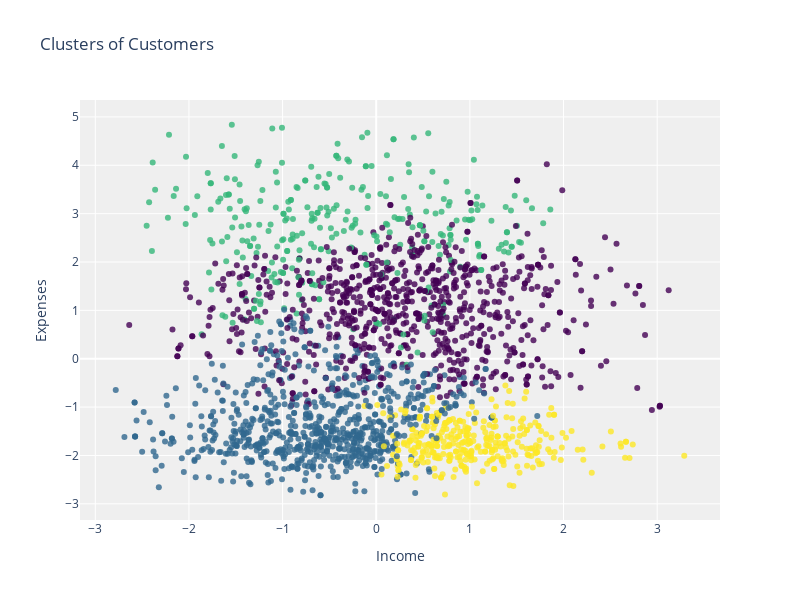

Here is the notebook cell this chart was saved with:
### Code cell
import plotly.graph_objects as go
import plotly.express as px

# Sample data for demonstration
# Replace PCA_ds["Income"], PCA_ds["Expenses"], and PCA_ds["Clusters"] with your actual data
income = PCA_ds["Income"]
expenses = PCA_ds["Expenses"]
clusters = PCA_ds["Clusters"]

# Create a 2D scatter plot using Plotly
fig = go.Figure(data=go.Scatter(
    x=income,
    y=expenses,
    mode='markers',
    marker=dict(
        size=6,
        color=clusters,  # Coloring by cluster
        colorscale='Viridis',  # Adjust colors as needed
        opacity=0.8
    )
))

# Update layout to match the style of your image
fig.update_layout(
    title='Clusters of Customers',
    xaxis_title='Income',
    yaxis_title='Expenses',
    width=800,
    height=600,
    plot_bgcolor='rgba(235, 235, 235, 0.8)',  # Light background color
)

# Show the figure
fig.show()

### Figure 1 — Plotly figure (JSON) as saved in the notebook; plotly's stock layout.template omitted (floating-point values rounded to 4 significant figures; data arrays with more than 128 entries replaced by an {"elided": "..."} marker saying what was removed)
{"data": [{"marker": {"color": {"elided": "2201 int values"}, "colorscale": [[0, "#440154"], [0.1111, "#482878"], [0.2222, "#3e4989"], [0.3333, "#31688e"], [0.4444, "#26828e"], [0.5556, "#1f9e89"], [0.6667, "#35b779"], [0.7778, "#6ece58"], [0.8889, "#b5de2b"], [1, "#fde725"]], "opacity": 0.8, "size": 6}, "mode": "markers", "type": "scatter", "x": {"elided": "2201 float values"}, "y": {"elided": "2201 float values"}}], "layout": {"height": 600, "plot_bgcolor": "rgba(235, 235, 235, 0.8)", "title": {"text": "Clusters of Customers"}, "width": 800, "xaxis": {"title": {"text": "Income"}}, "yaxis": {"title": {"text": "Expenses"}}}}
